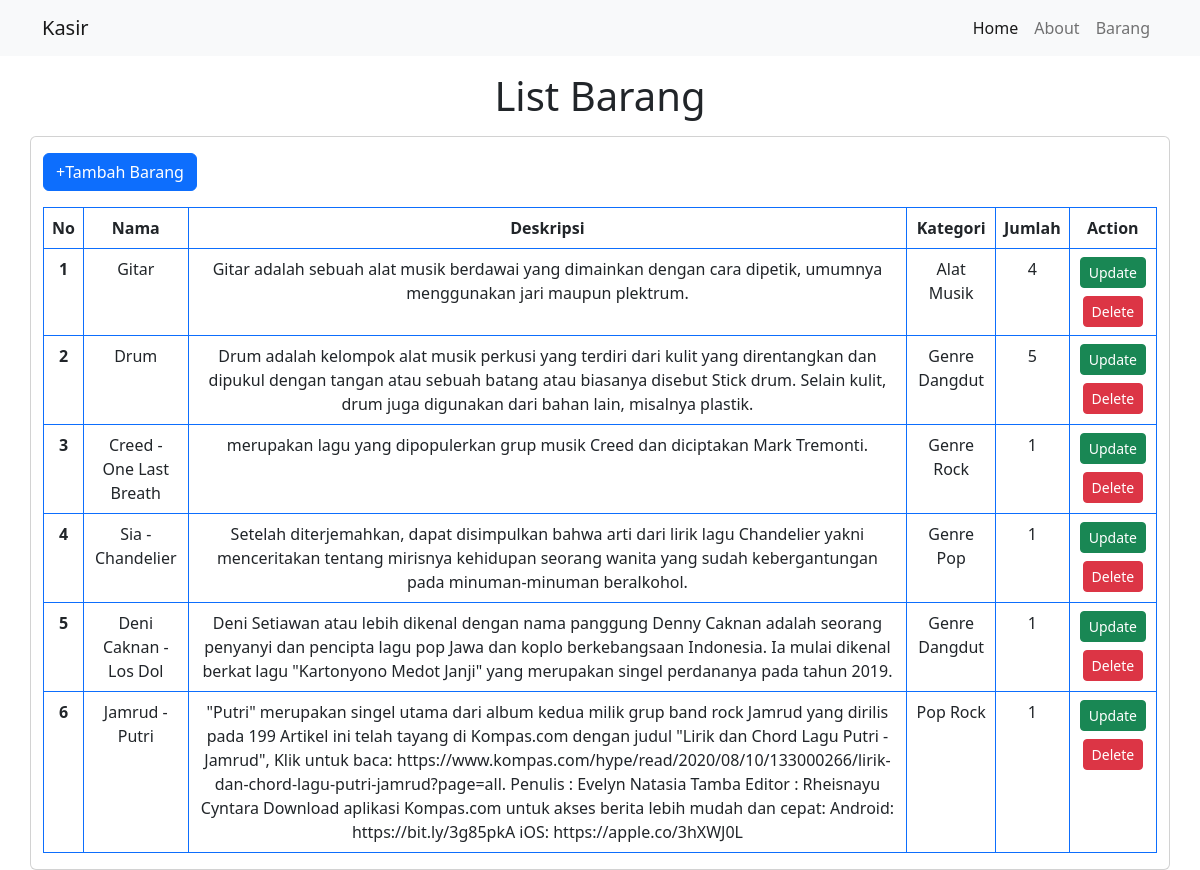
/barang/list, run on an earlier commit of the app's database.
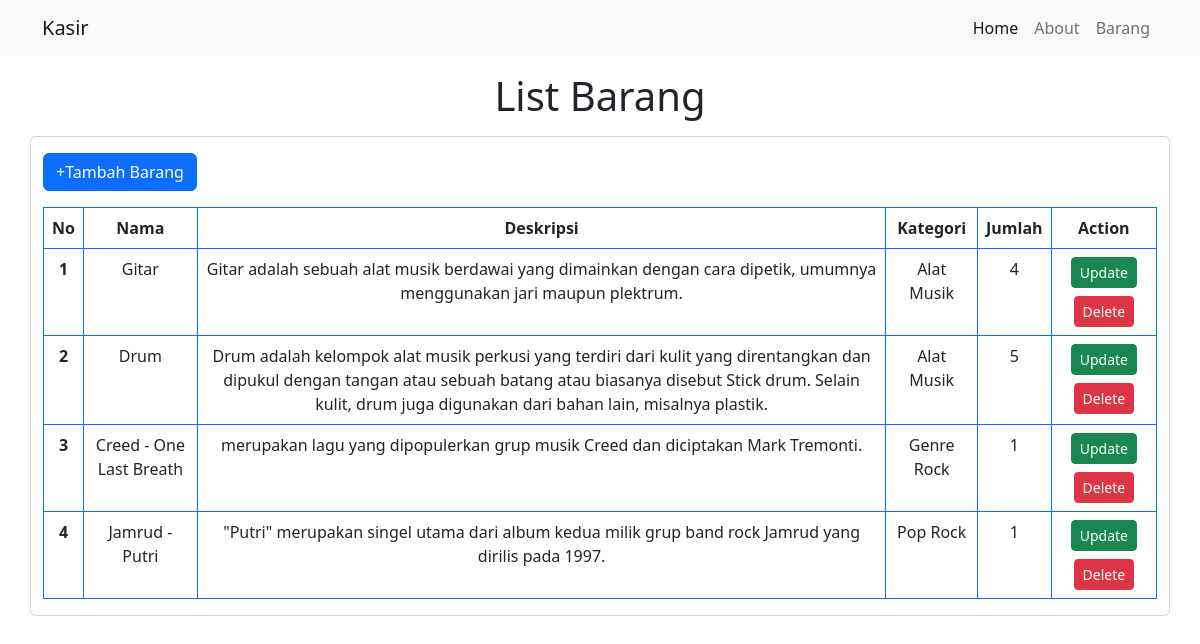
And on a later commit of the database.
### barang/models.py (models this page shows, shortened)
class Produk(models.Model):
    nama = models.CharField(max_length=100)
    deskripsi = models.CharField(max_length=100)
    jumlah = models.IntegerField()
    kategori = models.ForeignKey(Kategori, on_delete=models.CASCADE)

class Kategori(models.Model):
    nama = models.CharField(max_length=100)
    def __str__ (self):
        return self.nama

### barang/views.py (the view)
# urls.py: path('list', barang_list, name="barang_list"),
def barang_list(request):
    template_name = 'barang_list.html'
    produk_list = Produk.objects.all()
    context = {
        'title': 'barang_list',
        'produk':produk_list
    }
    return render(request, template_name, context)

### templates/barang_list.html
{% extends 'base.html' %}
{% block content %}
<div class="container">
    <h1 class="text-center mt-3">List Barang</h1>
    <div class="row mt-3">
        <div class="card">
            <div class="header mt-3 mb-3">
                <a class="btn btn-primary" href="{% url 'barang_add' %}" role="button">+Tambah Barang</a>
            </div>
            <div class="body">
                <table class="table text-center table-bordered border-primary">
                    <thead>
                        <tr>
                            <th scope="col">No</th>
                            <th scope="col">Nama</th>
                            <th scope="col">Deskripsi</th>
                            <th scope="col">Kategori</th>
                            <th scope="col">Jumlah</th>
                            <th scope="col">Action</th>
                        </tr>
                    </thead>
                    <tbody>
                        {% for list in produk %}
                        <tr>
                            <th scope="row">{{ forloop.counter }}</th>
                            <td>{{ list.nama }}</td>
                            <td>{{ list.deskripsi }}</td>
                            <td>{{ list.kategori }}</td>
                            <td>{{ list.jumlah }}</td>
                            <td>
                                <a class="btn btn-success btn-sm" href=" {% url 'barang_update' list.id%} ">Update</a>
                                <a onclick="alert('Yakin Mau Dihapus ?')" class="btn btn-danger btn-sm mt-2" href=" {% url 'barang_delete' list.id%} ">Delete</a>
                            </td>
                        </tr>
                        {% endfor %}
                    </tbody>
                </table>
            </div>
        </div>
    </div>
</div>
{% endblock content %}

### templates/base.html (shortened to what this page needs)
<!DOCTYPE html>
<html lang="en">
  <head>
    <link href="https://cdn.jsdelivr.net/npm/bootstrap@5.2.2/dist/css/bootstrap.min.css" rel="stylesheet" />
  </head>
  <body>
    <nav class="navbar navbar-expand-lg bg-light">
      <div class="container">
        <a class="navbar-brand" href="{% url 'index' %}">Kasir</a>
        <div class="collapse navbar-collapse" id="navbarNav">
          <ul class="navbar-nav ms-auto">
            <li class="nav-item">
              <a class="nav-link active" aria-current="page" href="{% url 'index' %}">Home</a>
            </li>
            <li class="nav-item">
              <a class="nav-link" href="{% url 'about' %}">About</a>
            </li>
            <li class="nav-item">
              <a class="nav-link" href="{% url 'barang_list' %}">Barang</a>
            </li>
          </ul>
        </div>
      </div>
    </nav>
    {% block content %} {% endblock content %}
  </body>
</html>

What changed in the data, as far as the page shows it:
removed Produk: nama "Sia - Chandelier", deskripsi "Setelah diterjemahkan, dapat disimpulkan bahwa arti dari lirik lagu Chandelier yakni menceritakan tentang mirisnya kehidupan seorang wanita yang sudah kebergantungan pada minuman-minuman beralkohol.", kategori "Genre Pop", jumlah "1"
removed Produk: nama "Deni Caknan - Los Dol", deskripsi "Deni Setiawan atau lebih dikenal dengan nama panggung Denny Caknan adalah seorang penyanyi dan pencipta lagu pop Jawa dan koplo berkebangsaan Indonesia. Ia mulai dikenal berkat lagu \"Kartonyono Medot Janji\" yang merupakan singel perdananya pada tahun 2019.", kategori "Genre Dangdut", jumlah "1"
changed Produk "Drum": kategori "Genre Dangdut" → "Alat Musik"
changed Produk "Jamrud - Putri": deskripsi "…Jamrud yang dirilis pada 199 Artikel ini telah tayang di Kompas.com dengan judul \"Lirik dan Chord Lagu Putri - Jamrud\", Klik untuk baca: https://www.kompas.com/hype/read/2020/08/10/133000266/lirik-dan-chord-lagu-putri-jamrud?page=all. Penulis : Evelyn Natasia Tamba Editor : Rheisnayu Cyntara Download aplikasi Kompas.com untuk akses berita lebih mudah dan cepat: Android: https://bit.ly/3g85pkA iOS: https://apple.co/3hXWJ0L" → "\"Putri\" merupakan singel utama dari album kedua milik grup band rock Jamrud yang dirilis pada 1997."
